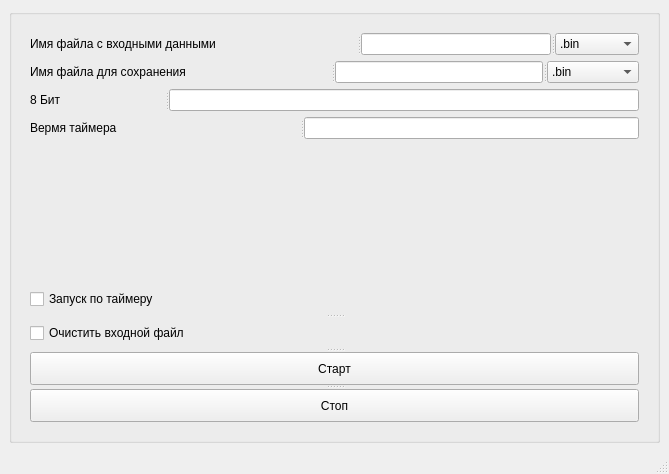
<?xml version="1.0" encoding="UTF-8"?>
<ui version="4.0">
 <class>MainWindow</class>
 <widget class="QMainWindow" name="MainWindow">
  <property name="geometry">
   <rect>
    <x>0</x>
    <y>0</y>
    <width>669</width>
    <height>474</height>
   </rect>
  </property>
  <property name="windowTitle">
   <string>MainWindow</string>
  </property>
  <widget class="QWidget" name="centralwidget">
   <layout class="QVBoxLayout" name="verticalLayout">
    <item>
     <widget class="QGroupBox" name="groupBox">
      <property name="title">
       <string/>
      </property>
      <layout class="QVBoxLayout" name="verticalLayout_2">
       <item>
        <widget class="QWidget" name="widget_2" native="true">
         <layout class="QVBoxLayout" name="verticalLayout_3">
          <item>
           <widget class="QSplitter" name="splitter_3">
            <property name="orientation">
             <enum>Qt::Horizontal</enum>
            </property>
            <widget class="QLabel" name="lb_inFormat">
             <property name="sizePolicy">
              <sizepolicy hsizetype="Fixed" vsizetype="Preferred">
               <horstretch>0</horstretch>
               <verstretch>0</verstretch>
              </sizepolicy>
             </property>
             <property name="text">
              <string>Имя файла с входными данными</string>
             </property>
            </widget>
            <widget class="QLineEdit" name="le_inFormat"/>
            <widget class="QComboBox" name="cb_inFormat">
             <property name="sizePolicy">
              <sizepolicy hsizetype="Fixed" vsizetype="Fixed">
               <horstretch>0</horstretch>
               <verstretch>0</verstretch>
              </sizepolicy>
             </property>
             <item>
              <property name="text">
               <string>.bin</string>
              </property>
             </item>
             <item>
              <property name="text">
               <string>.txt</string>
              </property>
             </item>
             <item>
              <property name="text">
               <string>.ini</string>
              </property>
             </item>
            </widget>
           </widget>
          </item>
          <item>
           <widget class="QSplitter" name="splitter_4">
            <property name="orientation">
             <enum>Qt::Horizontal</enum>
            </property>
            <widget class="QLabel" name="lb_outFormat">
             <property name="sizePolicy">
              <sizepolicy hsizetype="Fixed" vsizetype="Preferred">
               <horstretch>0</horstretch>
               <verstretch>0</verstretch>
              </sizepolicy>
             </property>
             <property name="text">
              <string>Имя файла для сохранения</string>
             </property>
            </widget>
            <widget class="QLineEdit" name="le_outFormat"/>
            <widget class="QComboBox" name="cb_outFormat">
             <property name="sizePolicy">
              <sizepolicy hsizetype="Fixed" vsizetype="Fixed">
               <horstretch>0</horstretch>
               <verstretch>0</verstretch>
              </sizepolicy>
             </property>
             <item>
              <property name="text">
               <string>.bin</string>
              </property>
             </item>
             <item>
              <property name="text">
               <string>.txt</string>
              </property>
             </item>
             <item>
              <property name="text">
               <string>.ini</string>
              </property>
             </item>
            </widget>
           </widget>
          </item>
          <item>
           <widget class="QSplitter" name="splitter_7">
            <property name="orientation">
             <enum>Qt::Horizontal</enum>
            </property>
            <widget class="QLabel" name="lb_bit">
             <property name="sizePolicy">
              <sizepolicy hsizetype="Fixed" vsizetype="Preferred">
               <horstretch>0</horstretch>
               <verstretch>0</verstretch>
              </sizepolicy>
             </property>
             <property name="text">
              <string>8 Бит</string>
             </property>
            </widget>
            <widget class="QLineEdit" name="le_bit"/>
           </widget>
          </item>
          <item>
           <widget class="QSplitter" name="splitter_6">
            <property name="orientation">
             <enum>Qt::Horizontal</enum>
            </property>
            <widget class="QLabel" name="lb_timer">
             <property name="sizePolicy">
              <sizepolicy hsizetype="Fixed" vsizetype="Preferred">
               <horstretch>0</horstretch>
               <verstretch>0</verstretch>
              </sizepolicy>
             </property>
             <property name="text">
              <string>Вермя таймера</string>
             </property>
            </widget>
            <widget class="QLineEdit" name="le_timer"/>
           </widget>
          </item>
          <item>
           <spacer name="verticalSpacer">
            <property name="orientation">
             <enum>Qt::Vertical</enum>
            </property>
            <property name="sizeHint" stdset="0">
             <size>
              <width>20</width>
              <height>40</height>
             </size>
            </property>
           </spacer>
          </item>
          <item>
           <widget class="QSplitter" name="splitter">
            <property name="orientation">
             <enum>Qt::Vertical</enum>
            </property>
            <widget class="QCheckBox" name="chb_startTimer">
             <property name="sizePolicy">
              <sizepolicy hsizetype="Fixed" vsizetype="Fixed">
               <horstretch>0</horstretch>
               <verstretch>0</verstretch>
              </sizepolicy>
             </property>
             <property name="text">
              <string>Запуск по таймеру</string>
             </property>
            </widget>
            <widget class="QCheckBox" name="chb_clearInData">
             <property name="text">
              <string>Очистить входной файл</string>
             </property>
            </widget>
            <widget class="QPushButton" name="pb_start">
             <property name="text">
              <string>Старт</string>
             </property>
            </widget>
            <widget class="QPushButton" name="pb_stop">
             <property name="text">
              <string>Стоп</string>
             </property>
            </widget>
           </widget>
          </item>
         </layout>
        </widget>
       </item>
      </layout>
     </widget>
    </item>
   </layout>
  </widget>
  <widget class="QMenuBar" name="menubar">
   <property name="geometry">
    <rect>
     <x>0</x>
     <y>0</y>
     <width>669</width>
     <height>17</height>
    </rect>
   </property>
  </widget>
  <widget class="QStatusBar" name="statusbar"/>
 </widget>
 <resources/>
 <connections/>
</ui>
